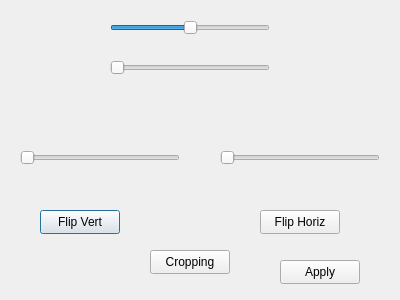
<?xml version="1.0" encoding="UTF-8"?>
<ui version="4.0">
 <class>Geometrical_process</class>
 <widget class="QDialog" name="Geometrical_process">
  <property name="geometry">
   <rect>
    <x>0</x>
    <y>0</y>
    <width>400</width>
    <height>300</height>
   </rect>
  </property>
  <property name="windowTitle">
   <string>Dialog</string>
  </property>
  <widget class="QPushButton" name="flip_V_btn">
   <property name="geometry">
    <rect>
     <x>40</x>
     <y>210</y>
     <width>80</width>
     <height>24</height>
    </rect>
   </property>
   <property name="text">
    <string>Flip Vert</string>
   </property>
  </widget>
  <widget class="QPushButton" name="flip_H_btn">
   <property name="geometry">
    <rect>
     <x>260</x>
     <y>210</y>
     <width>80</width>
     <height>24</height>
    </rect>
   </property>
   <property name="text">
    <string>Flip Horiz</string>
   </property>
  </widget>
  <widget class="QPushButton" name="cropping_btn">
   <property name="geometry">
    <rect>
     <x>150</x>
     <y>250</y>
     <width>80</width>
     <height>24</height>
    </rect>
   </property>
   <property name="text">
    <string>Cropping</string>
   </property>
  </widget>
  <widget class="QSlider" name="rotate_slider">
   <property name="geometry">
    <rect>
     <x>110</x>
     <y>20</y>
     <width>160</width>
     <height>16</height>
    </rect>
   </property>
   <property name="minimum">
    <number>-180</number>
   </property>
   <property name="maximum">
    <number>180</number>
   </property>
   <property name="orientation">
    <enum>Qt::Horizontal</enum>
   </property>
  </widget>
  <widget class="QSlider" name="scaling_slider">
   <property name="geometry">
    <rect>
     <x>110</x>
     <y>60</y>
     <width>160</width>
     <height>16</height>
    </rect>
   </property>
   <property name="orientation">
    <enum>Qt::Horizontal</enum>
   </property>
  </widget>
  <widget class="QSlider" name="skewing_y_slider">
   <property name="geometry">
    <rect>
     <x>20</x>
     <y>150</y>
     <width>160</width>
     <height>16</height>
    </rect>
   </property>
   <property name="orientation">
    <enum>Qt::Horizontal</enum>
   </property>
  </widget>
  <widget class="QSlider" name="skewing_x_slider">
   <property name="geometry">
    <rect>
     <x>220</x>
     <y>150</y>
     <width>160</width>
     <height>16</height>
    </rect>
   </property>
   <property name="orientation">
    <enum>Qt::Horizontal</enum>
   </property>
  </widget>
  <widget class="QPushButton" name="apply_btn">
   <property name="geometry">
    <rect>
     <x>280</x>
     <y>260</y>
     <width>80</width>
     <height>24</height>
    </rect>
   </property>
   <property name="text">
    <string>Apply</string>
   </property>
  </widget>
 </widget>
 <resources/>
 <connections/>
</ui>
